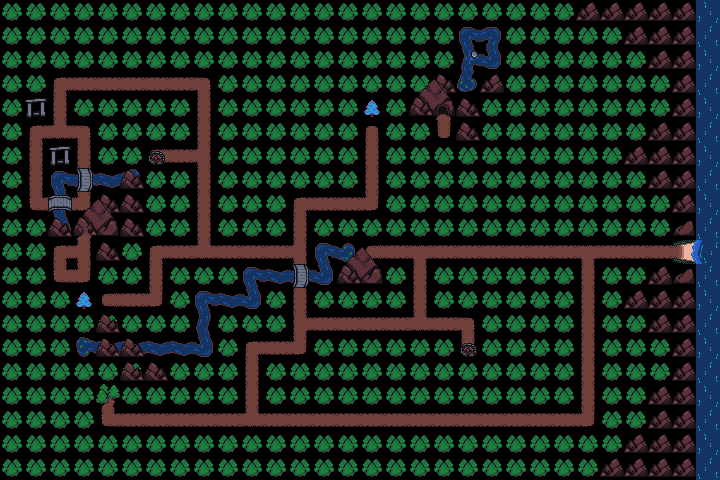

A 2D game scene composited from a Tiled map and its tileset images. What follows is a short description and the map's XML, with every tile layer's data as written:
An orthogonal 30x20 tile map with 24x24 px tiles, 2 tile layers (Tile Layer 1, Tile Layer 2).

<map version="1.10" tiledversion="1.11.2" orientation="orthogonal" renderorder="right-down" width="30" height="20" tilewidth="24" tileheight="24" infinite="0" nextlayerid="3" nextobjectid="1">
 <tileset firstgid="1" source="thurala.tsx" />
 <layer id="1" name="Tile Layer 1" width="30" height="20">
  <data encoding="csv">
2,2,2,2,2,2,2,2,2,2,2,2,2,2,2,2,2,2,2,2,2,2,2,2,2147483681,2147483681,2147483681,2147483681,2147483681,3758096408,
2,2,2,2,2,2,2,2,2,2,2,2,2,2,2,2,2,2,2,2684354577,3221225489,2,2,2,2,2,2147483681,2147483681,2147483681,1610612760,
2,2,2,2,2,2,2,2,2,2,2,2,2,2,2,2,2,2,2,1610612755,1610612753,2,2,2,2,2,2,2147483681,2147483681,3758096408,
2,2,2684354569,12,12,12,12,12,3221225481,2,2,2,2,2,2,2,2,2,33,2684354582,2147483681,2,2,2,2,2,2,2,2147483681,1610612760,
2,26,2684354572,2,2,2,2,2,2684354572,2,2,2,2,2,2,3,2,43,42,33,2,2,2,2,2,2,2,2,2147483681,3758096408,
2,2684354569,3221225483,3221225481,2,2,2,2,2684354572,2,2,2,2,2,2,1610612749,2,2,2684354573,33,2,2,2,2,2,2,2,2147483681,2147483681,1610612760,
2,1610612748,26,2684354572,2,2,3221225485,12,2684354571,2,2,2,2,2,2,2684354572,2,2,2,2,2,2,2,2,2,2,2147483681,2147483681,2147483681,3758096408,
2,1610612748,2684354577,2147483669,20,1073741846,2,2,2684354572,2,2,2,2,2,2,2684354572,2,2,2,2,2,2,2,2,2,2,2,2147483681,2147483681,1610612760,
2,9,2684354581,1610612745,33,33,2,2,2684354572,2,2,2,2684354569,12,12,1610612745,2,2,2,2,2,2,2,2,2,2,2,2,2147483681,3758096408,
2,2,536870934,41,44,33,2,2,2684354572,2,2,2,2684354572,2,2,2,2,2,2,2,2,2,2,2,2,2,2,2,34,1610612760,
2,2,2684354569,2684354571,33,2,2684354569,12,3221225483,12,12,12,2684354571,2684354577,22,3221225485,12,11,12,12,12,12,12,12,11,12,12,12,1610612744,1610612752,
2,2,9,1610612745,2,2,2684354572,2,2,2,2684354577,20,2147483669,1610612753,43,44,2,2684354572,2,2,2,2,2,2,2684354572,2,2,2147483681,34,1610612760,
2,2,2,3,3221225485,12,1610612745,2,2684354577,20,1610612753,2,2684354572,2,2,2,2,2684354572,2,2,2,2,2,2,2684354572,2,2147483681,2147483681,2147483681,3758096408,
2,2,2,2,2,2,2,2,2684354580,2,2,2,1610612747,12,12,12,12,3221225483,12,3221225481,2,2,2,2,2684354572,2,2,2147483681,2147483681,1610612760,
2,2,2,3221225494,20,20,20,20,1610612753,2,2684354569,12,1610612745,2,2,2,2,2,2,2684354573,2,2,2,2,2684354572,2,2,2,2147483681,3758096408,
2,2,2,2,2,2,33,2,2,2,2684354572,2,2,2,2,2,2,2,2,2,2,2,2,2,2684354572,2,2,2,2147483681,1610612760,
2,2,2,2,5,2,2,2,2,2,2684354572,2,2,2,2,2,2,2,2,2,2,2,2,2,2684354572,2,2,2147483681,2147483681,3758096408,
2,2,2,2,9,12,12,12,12,12,3221225483,3221225484,3221225484,3221225484,3221225484,3221225484,3221225484,3221225484,3221225484,3221225484,3221225484,3221225484,3221225484,3221225484,1610612745,2,2,2147483681,2147483681,1610612760,
2,2,2,2,2,2,2,2,2,2,2,2,2,2,2,2,2,2,2,2,2,2,2,2,2,2,2147483681,2147483681,2147483681,3758096408,
2,2,2,2,2,2,2,2,2,2,2,2,2,2,2,2,2,2,2,2,2,2,2,2,2,2147483681,2147483681,2147483681,2147483681,1610612760
</data>
 </layer>
 <layer id="2" name="Tile Layer 2" width="30" height="20">
  <data encoding="csv">
0,0,0,0,0,0,0,0,0,0,0,0,0,0,0,0,0,0,0,0,0,0,0,0,0,0,0,0,0,0,
0,0,0,0,0,0,0,0,0,0,0,0,0,0,0,0,0,0,0,0,0,0,0,0,0,0,0,0,0,0,
0,0,0,0,0,0,0,0,0,0,0,0,0,0,0,0,0,0,0,0,0,0,0,0,0,0,0,0,0,0,
0,0,0,0,0,0,0,0,0,0,0,0,0,0,0,0,0,35,36,0,0,0,0,0,0,0,0,0,0,0,
0,0,0,0,0,0,0,0,0,0,0,0,0,0,0,0,0,0,0,0,0,0,0,0,0,0,0,0,0,0,
0,0,0,0,0,0,0,0,0,0,0,0,0,0,0,0,0,0,0,0,0,0,0,0,0,0,0,0,0,0,
0,0,0,0,0,0,25,0,0,0,0,0,0,0,0,0,0,0,0,0,0,0,0,0,0,0,0,0,0,0,
0,0,0,0,0,33,0,0,0,0,0,0,0,0,0,0,0,0,0,0,0,0,0,0,0,0,0,0,0,0,
0,0,0,35,36,0,0,0,0,0,0,0,0,0,0,0,0,0,0,0,0,0,0,0,0,0,0,0,0,0,
0,0,33,0,0,0,0,0,0,0,0,0,0,0,0,0,0,0,0,0,0,0,0,0,0,0,0,0,0,0,
0,0,0,0,0,0,0,0,0,0,0,0,0,0,35,36,0,0,0,0,0,0,0,0,0,0,0,0,0,0,
0,0,0,0,0,0,0,0,0,0,0,0,0,0,0,0,0,0,0,0,0,0,0,0,0,0,0,0,0,0,
0,0,0,0,0,0,0,0,0,0,0,0,0,0,0,0,0,0,0,0,0,0,0,0,0,0,0,0,0,0,
0,0,0,0,33,0,0,0,0,0,0,0,0,0,0,0,0,0,0,0,0,0,0,0,0,0,0,0,0,0,
0,0,0,0,33,33,0,0,0,0,0,0,0,0,0,0,0,0,0,25,0,0,0,0,0,0,0,0,0,0,
0,0,0,0,0,33,0,0,0,0,0,0,0,0,0,0,0,0,0,0,0,0,0,0,0,0,0,0,0,0,
0,0,0,0,0,0,0,0,0,0,0,0,0,0,0,0,0,0,0,0,0,0,0,0,0,0,0,0,0,0,
0,0,0,0,0,0,0,0,0,0,0,0,0,0,0,0,0,0,0,0,0,0,0,0,0,0,0,0,0,0,
0,0,0,0,0,0,0,0,0,0,0,0,0,0,0,0,0,0,0,0,0,0,0,0,0,0,0,0,0,0,
0,0,0,0,0,0,0,0,0,0,0,0,0,0,0,0,0,0,0,0,0,0,0,0,0,0,0,0,0,0
</data>
 </layer>
</map>
